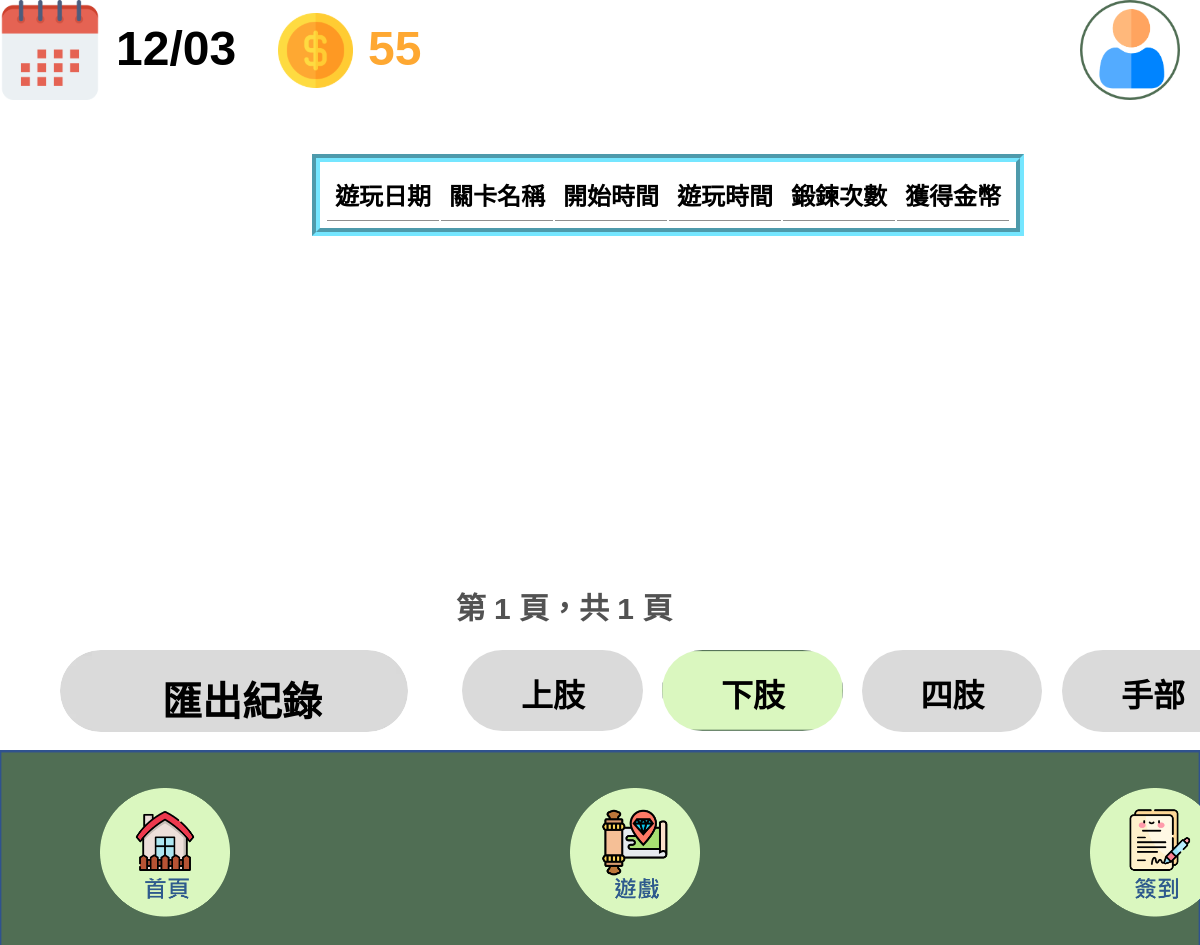
Page /紀錄下肢 (signed in) on the earlier database version.
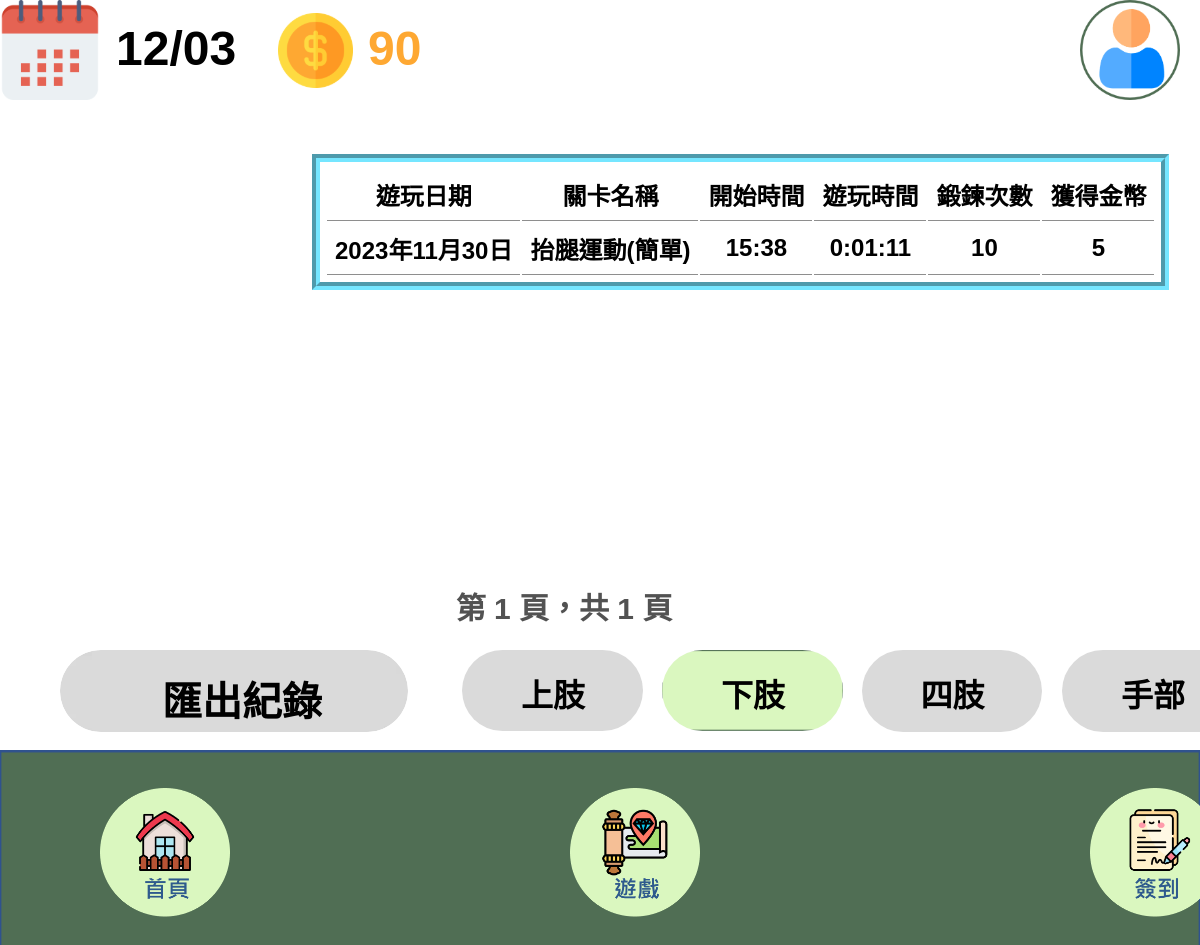
Same page on the later database version.
### w2/models.py (models this page shows)
class GameRecord(models.Model):
    USER_UID = models.CharField(max_length=20)
    PlayDate = models.DateField()
    PlayPart = models.CharField(max_length=20)
    UID = models.CharField(max_length=30)
    PlayStage = models.CharField(max_length=20)
    StartTime = models.TimeField()
    EndTime = models.TimeField()
    DurationTime = models.DurationField()
    AddCoin = models.IntegerField(default=0)
    ExerciseCount = models.IntegerField(default=0)
    EstablishTime = models.DateTimeField(auto_now_add=True)

### w2/views.py (called while the page is built)
def calculate_total_coins(user):
    user_profile = get_object_or_404(UserProfile, user=user)
    user_uid = user_profile.USER_UID
    arm_total_coins = ArmMetrics.objects.filter(USER_UID=user_uid).aggregate(
        total_coins=Sum('TotalGetCoin')).get('total_coins', 0)
    foot_total_coins = FootMetrics.objects.filter(USER_UID=user_uid).aggregate(
        total_coins=Sum('TotalGetCoin')).get('total_coins', 0)
    limb_total_coins = LimbMetrics.objects.filter(USER_UID=user_uid).aggregate(
        total_coins=Sum('TotalGetCoin')).get('total_coins', 0)
    hand_total_coins = HandMetrics.objects.filter(USER_UID=user_uid).aggregate(
        total_coins=Sum('TotalGetCoin')).get('total_coins', 0)
    total_coins = arm_total_coins + foot_total_coins + \
        limb_total_coins + hand_total_coins
    return total_coins

### templates/紀錄下肢.html (shortened to what this page needs)
{% load static %}
<!DOCTYPE html>
<html lang="zh-Hant">
  <head>
    <link rel="stylesheet" href="{% static 'css/style.css' %}" />
  </head>
  <body>
    <div>
      <link href="{% static 'css/紀錄.css' %}" rel="stylesheet" />
      <div class="component-紀錄1-container">
        <div class="component-紀錄1-frame">
          <img
            src="{% static 'public/playground_assets/user.png' %}"
            alt="User1345"
            class="component-紀錄1-user"
            id="userDropdownBtn"
            onclick="toggleDropdown()"
          />
          <img
            onclick="redirectToPage3()"
            src="{% static 'public/playground_assets/calendar3283-gkkf.svg' %}"
            alt="Calendar1345"
            class="component-紀錄1-calendar"
          />
          <img
            src="{% static 'public/playground_assets/image43283-gee.svg' %}"
            alt="image41345"
            class="component-紀錄1-image4"
          />
          <span class="component-紀錄1-text" id="currentDate"></span>
          <span class="component-紀錄1-text02"><span>{{ total_coins }}</span></span>
          <div class="component-紀錄1-component">
            <div class="component-紀錄1-group9">
              <img
                onclick="redirectToPage1()"
                src="{% static 'public/playground_assets/home.png' %}"
                alt="image6I134"
                class="component-紀錄1-image6"
              />
            </div>
          </div>
          <div class="component-紀錄1-component1">
            <div class="component-紀錄1-group91">
              <img
                onclick="redirectToPage2()"
                src="{% static 'public/playground_assets/game.png' %}"
                alt="image6I134"
                class="component-紀錄1-image61"
              />
            </div>
          </div>
          <div class="component-紀錄1-component2">
            <div class="component-紀錄1-group92">
              <img
                onclick="redirectToPage3()"
                src="{% static 'public/playground_assets/sign.png' %}"
                alt="image6I134"
                class="component-紀錄1-image62"
              />
            </div>
          </div>
          <form method="post" action="http://127.0.0.1:8000/ExportGameRecordsToCSV/">
            <button type="submit" class="button">
                <img class="component-紀錄1-rectangle41" src="{% static 'public/playground_assets/buttongray1.png' %}" alt="Rectangle411556">
                <span class="component-紀錄1-text12">匯出紀錄</span>
            </button>
          </form>
          <div class="component-紀錄1-table">
            <table>
                <tr style="border-bottom: 2px solid #000;">
                  <th>遊玩日期</th>
                  <th>關卡名稱</th>
                  <th>開始時間</th>
                  <th>遊玩時間</th>
                  <th>鍛鍊次數</th>
                  <th>獲得金幣</th>
                </tr>
                {% for record in play_records %}
                  <tr>
                    <td>{{ record.PlayDate }}</td>
                    <td>{{ record.PlayStage }}</td>
                    <td>{{ record.StartTime }}</td>
                    <td>{{ record.DurationTime }}</td>
                    <td>{{ record.ExerciseCount }}</td>
                    <td>{{ record.AddCoin }}</td>
                  </tr>
                {% endfor %}
            </table>
          </div>
          <div class="component-紀錄1-pagination">
            <span>第 {{ play_records.number }} 頁，共 {{ play_records.paginator.num_pages }} 頁</span>
          </div>
          <img
            onclick="redirectToPage7()"
            src="{% static 'public/playground_assets/buttongray1.png' %}"
            alt="Rectangle544014"
            class="component-紀錄1-rectangle33"
          />
          <span class="component-紀錄1-text14" onclick="redirectToPage7()"><span>上肢</span></span>
          <img
            onclick="redirectToPage8()"
            src="{% static 'public/playground_assets/rectangle347837-bi29-300h.png' %}"
            alt="Rectangle544014"
            class="component-紀錄1-rectangle34"
          />
          <span class="component-紀錄1-text16" onclick="redirectToPage8()"><span>下肢</span></span>
          <img
            onclick="redirectToPage9()"
            src="{% static 'public/playground_assets/buttongray1.png' %}"
            alt="Rectangle544014"
            class="component-紀錄1-rectangle35"
          />
          <span class="component-紀錄1-text18" onclick="redirectToPage9()"><span>四肢</span></span>
          <img
            onclick="redirectToPage10()"
            src="{% static 'public/playground_assets/buttongray1.png' %}"
            alt="Rectangle544014"
            class="component-紀錄1-rectangle36"
          />
          <span class="component-紀錄1-text20" onclick="redirectToPage10()"><span>手部</span></span>
        </div>
      </div>
    </div>
  </body>
</html>

### static/css/style.css (style rules this page uses)
:root { --dl-color-gray-500: #595959; --dl-color-gray-700: #999999; --dl-color-gray-900: #d9d9d9; --dl-size-size-large: 144px; --dl-size-size-small: 48px; --dl-color-danger-300: #a22020; --dl-color-danger-500: #bf2626; --dl-color-danger-700: #e14747; --dl-color-gray-black: #000000; --dl-color-gray-white: #ffffff; --dl-size-size-medium: 96px; --dl-size-size-xlarge: 192px; --dl-size-size-xsmall: 16px; --dl-space-space-unit: 16px; --dl-color-primary-100: #003eb3; --dl-color-primary-300: #0074f0; --dl-color-primary-500: #14a9ff; --dl-color-primary-700: #85dcff; --dl-color-success-300: #199033; --dl-color-success-500: #32a94c; --dl-color-success-700: #4cc366; --dl-size-size-xxlarge: 288px; --dl-size-size-maxwidth: 1400px; --dl-radius-radius-round: 50%; --dl-space-space-halfunit: 8px; --dl-space-space-sixunits: 96px; --dl-space-space-twounits: 32px; --dl-radius-radius-radius2: 2px; --dl-radius-radius-radius4: 4px; --dl-radius-radius-radius8: 8px; --dl-space-space-fiveunits: 80px; --dl-space-space-fourunits: 64px; --dl-space-space-threeunits: 48px; --dl-space-space-oneandhalfunits: 24px; font-family: "Microsoft JhengHei", Arial, Helvetica, sans-serif; }
.button { cursor: pointer; }
body { font-family: "Microsoft JhengHei", Arial, Helvetica, sans-serif; }

### templates/紀錄下肢.html (style rules this page uses)
html { line-height: 1.15; }
body { margin: 0; }
* { box-sizing: border-box; border-width: 0; border-style: solid; }
p, li, ul, pre, div, h1, h2, h3, h4, h5, h6, figure, blockquote, figcaption { margin: 0; padding: 0; }
button { background-color: transparent; }
button, input, optgroup, select, textarea { font-family: inherit; font-size: 100%; line-height: 1.15; margin: 0; }
button, select { text-transform: none; }
button, [type="button"], [type="reset"], [type="submit"] { -webkit-appearance: button; }
img { display: block; }
html { scroll-behavior: smooth; }
html { font-family: "Microsoft JhengHei", Arial, Helvetica, sans-serif; font-size: 16px; }
body { font-weight: 400; font-style: normal; text-decoration: none; text-transform: none; letter-spacing: normal; line-height: 1.15; color: var(--dl-color-gray-black); background-color: var(--dl-color-gray-white); }

Differences in the rows shown:
added GameRecord: PlayDate "2023年11月30日", PlayStage "抬腿運動(簡單)", StartTime "15:38", DurationTime "0:01:11", ExerciseCount "10", AddCoin "5"
Other differences:
{{ total_coins }}: "55" → "90"
